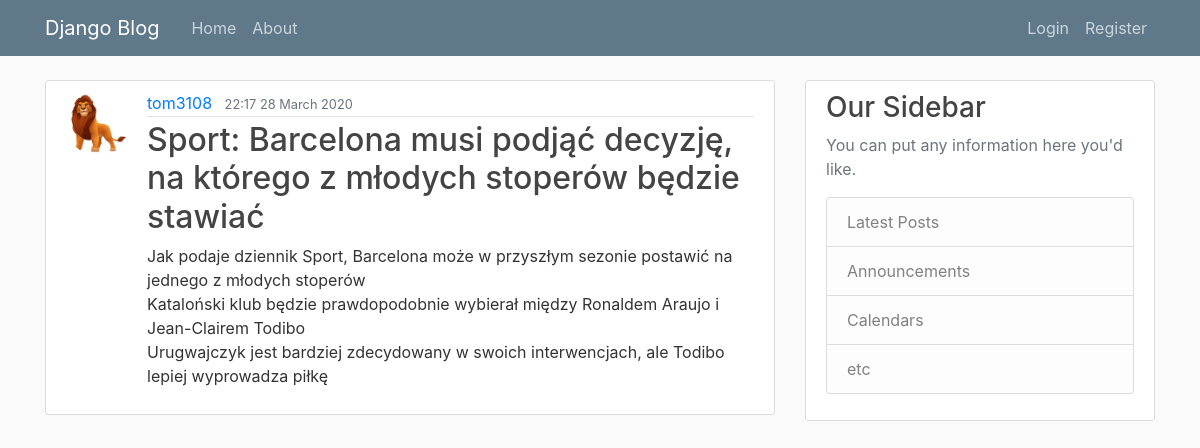
Screenshot of /blog/post/20/ with the database file from the repository.
### blog/models.py (models this page shows, shortened)
class Post (models.Model):
	title = models.CharField(max_length=100)
	content = models.TextField()
	date_posted = models.DateTimeField(default=timezone.now)
	author = models.ForeignKey(User, on_delete=models.CASCADE)

### users/models.py (models this page shows, shortened)
class Profile(models.Model):
    user = models.OneToOneField(User, on_delete=models.CASCADE)
    image = models.ImageField(default='default.jpg', upload_to='profile_pics')

### blog/views.py (the view)
# urls.py: path('post/<int:pk>/', PostDetailView.as_view(), name='post-detail'),
class PostDetailView(DetailView):
    model = Post

### blog/templates/blog/post_detail.html (shortened to what this page needs)
{% extends 'blog/base.html' %}
{% block content %}
	<article class="media content-section">
		<img class = "rounded-circle article-img" src=" {{ object.author.profile.image.url }} ">
	  <div class="media-body">
	    <div class="article-metadata">
	      <a class="mr-2" href="{% url 'user-posts' object.author.username %}">{{ object.author }}</a>
	      <small class="text-muted">{{ object.date_posted|date:"G:i  d F Y" }}</small>
	    </div>
	    <h2 class="article-title" >{{ object.title }}</h2>
	    <p class="article-content">{{ object.content }}</p>
	  </div>
	</article>
{% endblock %}

### blog/static/blog/main.css (style rules this page uses)
body { background: #fafafa; color: #333333; margin-top: 5rem; }
h1, h2, h3, h4, h5, h6 { color: #444444; }
.content-section { background: #ffffff; padding: 10px 20px; border: 1px solid #dddddd; border-radius: 3px; margin-bottom: 20px; }
.article-title { color: #444444; }
.article-content { white-space: pre-line; }
.article-img { height: 65px; width: 65px; margin-right: 16px; }
.article-metadata { padding-bottom: 1px; margin-bottom: 4px; border-bottom: 1px solid #e3e3e3 }

### rows the page displays
Post: author.profile.image (picture), author "tom3108", date_posted "22:17 28 March 2020", title "Sport: Barcelona musi podjąć decyzję, na którego z młodych stoperów będzie stawiać", content "Jak podaje dziennik Sport, Barcelona może w przyszłym sezonie postawić na jednego z młodych stoperów Kataloński klub będzie prawdopodobnie wybierał między Ronaldem Araujo i Jean-Clairem Todibo Urugwajczyk jest bardziej zdecydowany w swoich interwencjach, ale Todibo lepiej wyprowadza piłkę"
